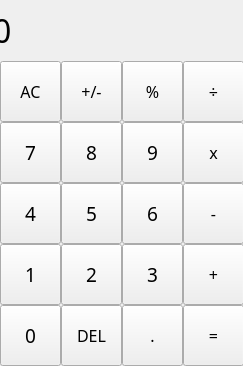
<?xml version="1.0" encoding="UTF-8"?>
<ui version="4.0">
 <class>MainWindow</class>
 <widget class="QMainWindow" name="MainWindow">
  <property name="geometry">
   <rect>
    <x>0</x>
    <y>0</y>
    <width>243</width>
    <height>366</height>
   </rect>
  </property>
  <property name="windowTitle">
   <string>MainWindow</string>
  </property>
  <widget class="QWidget" name="centralWidget">
   <widget class="QLabel" name="show_result">
    <property name="geometry">
     <rect>
      <x>-7</x>
      <y>0</y>
      <width>241</width>
      <height>61</height>
     </rect>
    </property>
    <property name="font">
     <font>
      <family>Nyala</family>
      <pointsize>24</pointsize>
     </font>
    </property>
    <property name="styleSheet">
     <string notr="true">QLabel{
	qproperty-alignment: 'AlignVCenter | AlignRight';
	border-bottom: 1px solid gray;
}

background-color: white;</string>
    </property>
    <property name="text">
     <string>0</string>
    </property>
   </widget>
   <widget class="QPushButton" name="pushButton_clean">
    <property name="geometry">
     <rect>
      <x>0</x>
      <y>61</y>
      <width>61</width>
      <height>61</height>
     </rect>
    </property>
    <property name="font">
     <font>
      <family>Nyala</family>
      <pointsize>12</pointsize>
     </font>
    </property>
    <property name="text">
     <string>AC</string>
    </property>
   </widget>
   <widget class="QPushButton" name="pushButton_change">
    <property name="geometry">
     <rect>
      <x>61</x>
      <y>61</y>
      <width>61</width>
      <height>61</height>
     </rect>
    </property>
    <property name="font">
     <font>
      <family>Nyala</family>
      <pointsize>12</pointsize>
     </font>
    </property>
    <property name="text">
     <string>+/-</string>
    </property>
   </widget>
   <widget class="QPushButton" name="pushButton_percent">
    <property name="geometry">
     <rect>
      <x>122</x>
      <y>61</y>
      <width>61</width>
      <height>61</height>
     </rect>
    </property>
    <property name="font">
     <font>
      <family>Nyala</family>
      <pointsize>12</pointsize>
     </font>
    </property>
    <property name="text">
     <string>%</string>
    </property>
   </widget>
   <widget class="QPushButton" name="pushButton_division">
    <property name="geometry">
     <rect>
      <x>183</x>
      <y>61</y>
      <width>61</width>
      <height>61</height>
     </rect>
    </property>
    <property name="font">
     <font>
      <family>Nyala</family>
      <pointsize>12</pointsize>
      <weight>50</weight>
      <bold>false</bold>
      <strikeout>false</strikeout>
     </font>
    </property>
    <property name="text">
     <string>÷</string>
    </property>
    <property name="checkable">
     <bool>false</bool>
    </property>
   </widget>
   <widget class="QPushButton" name="pushButton_multiple">
    <property name="geometry">
     <rect>
      <x>183</x>
      <y>122</y>
      <width>61</width>
      <height>61</height>
     </rect>
    </property>
    <property name="font">
     <font>
      <family>Nyala</family>
      <pointsize>12</pointsize>
     </font>
    </property>
    <property name="text">
     <string>x</string>
    </property>
   </widget>
   <widget class="QPushButton" name="pushButton_7">
    <property name="geometry">
     <rect>
      <x>0</x>
      <y>122</y>
      <width>61</width>
      <height>61</height>
     </rect>
    </property>
    <property name="palette">
     <palette>
      <active>
       <colorrole role="WindowText">
        <brush brushstyle="SolidPattern">
         <color alpha="255">
          <red>0</red>
          <green>0</green>
          <blue>0</blue>
         </color>
        </brush>
       </colorrole>
       <colorrole role="Dark">
        <brush brushstyle="SolidPattern">
         <color alpha="255">
          <red>225</red>
          <green>225</green>
          <blue>225</blue>
         </color>
        </brush>
       </colorrole>
       <colorrole role="Text">
        <brush brushstyle="SolidPattern">
         <color alpha="255">
          <red>0</red>
          <green>0</green>
          <blue>0</blue>
         </color>
        </brush>
       </colorrole>
       <colorrole role="ButtonText">
        <brush brushstyle="SolidPattern">
         <color alpha="255">
          <red>0</red>
          <green>0</green>
          <blue>0</blue>
         </color>
        </brush>
       </colorrole>
       <colorrole role="PlaceholderText">
        <brush brushstyle="SolidPattern">
         <color alpha="128">
          <red>0</red>
          <green>0</green>
          <blue>0</blue>
         </color>
        </brush>
       </colorrole>
      </active>
      <inactive>
       <colorrole role="WindowText">
        <brush brushstyle="SolidPattern">
         <color alpha="255">
          <red>0</red>
          <green>0</green>
          <blue>0</blue>
         </color>
        </brush>
       </colorrole>
       <colorrole role="Dark">
        <brush brushstyle="SolidPattern">
         <color alpha="255">
          <red>225</red>
          <green>225</green>
          <blue>225</blue>
         </color>
        </brush>
       </colorrole>
       <colorrole role="Text">
        <brush brushstyle="SolidPattern">
         <color alpha="255">
          <red>0</red>
          <green>0</green>
          <blue>0</blue>
         </color>
        </brush>
       </colorrole>
       <colorrole role="ButtonText">
        <brush brushstyle="SolidPattern">
         <color alpha="255">
          <red>0</red>
          <green>0</green>
          <blue>0</blue>
         </color>
        </brush>
       </colorrole>
       <colorrole role="PlaceholderText">
        <brush brushstyle="SolidPattern">
         <color alpha="128">
          <red>0</red>
          <green>0</green>
          <blue>0</blue>
         </color>
        </brush>
       </colorrole>
      </inactive>
      <disabled>
       <colorrole role="WindowText">
        <brush brushstyle="SolidPattern">
         <color alpha="255">
          <red>225</red>
          <green>225</green>
          <blue>225</blue>
         </color>
        </brush>
       </colorrole>
       <colorrole role="Dark">
        <brush brushstyle="SolidPattern">
         <color alpha="255">
          <red>225</red>
          <green>225</green>
          <blue>225</blue>
         </color>
        </brush>
       </colorrole>
       <colorrole role="Text">
        <brush brushstyle="SolidPattern">
         <color alpha="255">
          <red>225</red>
          <green>225</green>
          <blue>225</blue>
         </color>
        </brush>
       </colorrole>
       <colorrole role="ButtonText">
        <brush brushstyle="SolidPattern">
         <color alpha="255">
          <red>225</red>
          <green>225</green>
          <blue>225</blue>
         </color>
        </brush>
       </colorrole>
       <colorrole role="PlaceholderText">
        <brush brushstyle="SolidPattern">
         <color alpha="128">
          <red>0</red>
          <green>0</green>
          <blue>0</blue>
         </color>
        </brush>
       </colorrole>
      </disabled>
     </palette>
    </property>
    <property name="font">
     <font>
      <family>Nyala</family>
      <pointsize>14</pointsize>
      <weight>50</weight>
      <italic>false</italic>
      <bold>false</bold>
     </font>
    </property>
    <property name="text">
     <string>7</string>
    </property>
   </widget>
   <widget class="QPushButton" name="pushButton_9">
    <property name="geometry">
     <rect>
      <x>122</x>
      <y>122</y>
      <width>61</width>
      <height>61</height>
     </rect>
    </property>
    <property name="palette">
     <palette>
      <active>
       <colorrole role="WindowText">
        <brush brushstyle="SolidPattern">
         <color alpha="255">
          <red>0</red>
          <green>0</green>
          <blue>0</blue>
         </color>
        </brush>
       </colorrole>
       <colorrole role="Dark">
        <brush brushstyle="SolidPattern">
         <color alpha="255">
          <red>225</red>
          <green>225</green>
          <blue>225</blue>
         </color>
        </brush>
       </colorrole>
       <colorrole role="Text">
        <brush brushstyle="SolidPattern">
         <color alpha="255">
          <red>0</red>
          <green>0</green>
          <blue>0</blue>
         </color>
        </brush>
       </colorrole>
       <colorrole role="ButtonText">
        <brush brushstyle="SolidPattern">
         <color alpha="255">
          <red>0</red>
          <green>0</green>
          <blue>0</blue>
         </color>
        </brush>
       </colorrole>
       <colorrole role="PlaceholderText">
        <brush brushstyle="SolidPattern">
         <color alpha="128">
          <red>0</red>
          <green>0</green>
          <blue>0</blue>
         </color>
        </brush>
       </colorrole>
      </active>
      <inactive>
       <colorrole role="WindowText">
        <brush brushstyle="SolidPattern">
         <color alpha="255">
          <red>0</red>
          <green>0</green>
          <blue>0</blue>
         </color>
        </brush>
       </colorrole>
       <colorrole role="Dark">
        <brush brushstyle="SolidPattern">
         <color alpha="255">
          <red>225</red>
          <green>225</green>
          <blue>225</blue>
         </color>
        </brush>
       </colorrole>
       <colorrole role="Text">
        <brush brushstyle="SolidPattern">
         <color alpha="255">
          <red>0</red>
          <green>0</green>
          <blue>0</blue>
         </color>
        </brush>
       </colorrole>
       <colorrole role="ButtonText">
        <brush brushstyle="SolidPattern">
         <color alpha="255">
          <red>0</red>
          <green>0</green>
          <blue>0</blue>
         </color>
        </brush>
       </colorrole>
       <colorrole role="PlaceholderText">
        <brush brushstyle="SolidPattern">
         <color alpha="128">
          <red>0</red>
          <green>0</green>
          <blue>0</blue>
         </color>
        </brush>
       </colorrole>
      </inactive>
      <disabled>
       <colorrole role="WindowText">
        <brush brushstyle="SolidPattern">
         <color alpha="255">
          <red>225</red>
          <green>225</green>
          <blue>225</blue>
         </color>
        </brush>
       </colorrole>
       <colorrole role="Dark">
        <brush brushstyle="SolidPattern">
         <color alpha="255">
          <red>225</red>
          <green>225</green>
          <blue>225</blue>
         </color>
        </brush>
       </colorrole>
       <colorrole role="Text">
        <brush brushstyle="SolidPattern">
         <color alpha="255">
          <red>225</red>
          <green>225</green>
          <blue>225</blue>
         </color>
        </brush>
       </colorrole>
       <colorrole role="ButtonText">
        <brush brushstyle="SolidPattern">
         <color alpha="255">
          <red>225</red>
          <green>225</green>
          <blue>225</blue>
         </color>
        </brush>
       </colorrole>
       <colorrole role="PlaceholderText">
        <brush brushstyle="SolidPattern">
         <color alpha="128">
          <red>0</red>
          <green>0</green>
          <blue>0</blue>
         </color>
        </brush>
       </colorrole>
      </disabled>
     </palette>
    </property>
    <property name="font">
     <font>
      <family>Nyala</family>
      <pointsize>14</pointsize>
      <weight>50</weight>
      <italic>false</italic>
      <bold>false</bold>
     </font>
    </property>
    <property name="text">
     <string>9</string>
    </property>
   </widget>
   <widget class="QPushButton" name="pushButton_8">
    <property name="geometry">
     <rect>
      <x>61</x>
      <y>122</y>
      <width>61</width>
      <height>61</height>
     </rect>
    </property>
    <property name="palette">
     <palette>
      <active>
       <colorrole role="WindowText">
        <brush brushstyle="SolidPattern">
         <color alpha="255">
          <red>0</red>
          <green>0</green>
          <blue>0</blue>
         </color>
        </brush>
       </colorrole>
       <colorrole role="Dark">
        <brush brushstyle="SolidPattern">
         <color alpha="255">
          <red>225</red>
          <green>225</green>
          <blue>225</blue>
         </color>
        </brush>
       </colorrole>
       <colorrole role="Text">
        <brush brushstyle="SolidPattern">
         <color alpha="255">
          <red>0</red>
          <green>0</green>
          <blue>0</blue>
         </color>
        </brush>
       </colorrole>
       <colorrole role="ButtonText">
        <brush brushstyle="SolidPattern">
         <color alpha="255">
          <red>0</red>
          <green>0</green>
          <blue>0</blue>
         </color>
        </brush>
       </colorrole>
       <colorrole role="PlaceholderText">
        <brush brushstyle="SolidPattern">
         <color alpha="128">
          <red>0</red>
          <green>0</green>
          <blue>0</blue>
         </color>
        </brush>
       </colorrole>
      </active>
      <inactive>
       <colorrole role="WindowText">
        <brush brushstyle="SolidPattern">
         <color alpha="255">
          <red>0</red>
          <green>0</green>
          <blue>0</blue>
         </color>
        </brush>
       </colorrole>
       <colorrole role="Dark">
        <brush brushstyle="SolidPattern">
         <color alpha="255">
          <red>225</red>
          <green>225</green>
          <blue>225</blue>
         </color>
        </brush>
       </colorrole>
       <colorrole role="Text">
        <brush brushstyle="SolidPattern">
         <color alpha="255">
          <red>0</red>
          <green>0</green>
          <blue>0</blue>
         </color>
        </brush>
       </colorrole>
       <colorrole role="ButtonText">
        <brush brushstyle="SolidPattern">
         <color alpha="255">
          <red>0</red>
          <green>0</green>
          <blue>0</blue>
         </color>
        </brush>
       </colorrole>
       <colorrole role="PlaceholderText">
        <brush brushstyle="SolidPattern">
         <color alpha="128">
          <red>0</red>
          <green>0</green>
          <blue>0</blue>
         </color>
        </brush>
       </colorrole>
      </inactive>
      <disabled>
       <colorrole role="WindowText">
        <brush brushstyle="SolidPattern">
         <color alpha="255">
          <red>225</red>
          <green>225</green>
          <blue>225</blue>
         </color>
        </brush>
       </colorrole>
       <colorrole role="Dark">
        <brush brushstyle="SolidPattern">
         <color alpha="255">
          <red>225</red>
          <green>225</green>
          <blue>225</blue>
         </color>
        </brush>
       </colorrole>
       <colorrole role="Text">
        <brush brushstyle="SolidPattern">
         <color alpha="255">
          <red>225</red>
          <green>225</green>
          <blue>225</blue>
         </color>
        </brush>
       </colorrole>
       <colorrole role="ButtonText">
        <brush brushstyle="SolidPattern">
         <color alpha="255">
          <red>225</red>
          <green>225</green>
          <blue>225</blue>
         </color>
        </brush>
       </colorrole>
       <colorrole role="PlaceholderText">
        <brush brushstyle="SolidPattern">
         <color alpha="128">
          <red>0</red>
          <green>0</green>
          <blue>0</blue>
         </color>
        </brush>
       </colorrole>
      </disabled>
     </palette>
    </property>
    <property name="font">
     <font>
      <family>Nyala</family>
      <pointsize>14</pointsize>
      <weight>50</weight>
      <italic>false</italic>
      <bold>false</bold>
     </font>
    </property>
    <property name="text">
     <string>8</string>
    </property>
   </widget>
   <widget class="QPushButton" name="pushButton_subtraction">
    <property name="geometry">
     <rect>
      <x>183</x>
      <y>183</y>
      <width>61</width>
      <height>61</height>
     </rect>
    </property>
    <property name="font">
     <font>
      <family>Nyala</family>
      <pointsize>12</pointsize>
     </font>
    </property>
    <property name="text">
     <string>-</string>
    </property>
   </widget>
   <widget class="QPushButton" name="pushButton_4">
    <property name="geometry">
     <rect>
      <x>0</x>
      <y>183</y>
      <width>61</width>
      <height>61</height>
     </rect>
    </property>
    <property name="palette">
     <palette>
      <active>
       <colorrole role="WindowText">
        <brush brushstyle="SolidPattern">
         <color alpha="255">
          <red>0</red>
          <green>0</green>
          <blue>0</blue>
         </color>
        </brush>
       </colorrole>
       <colorrole role="Dark">
        <brush brushstyle="SolidPattern">
         <color alpha="255">
          <red>225</red>
          <green>225</green>
          <blue>225</blue>
         </color>
        </brush>
       </colorrole>
       <colorrole role="Text">
        <brush brushstyle="SolidPattern">
         <color alpha="255">
          <red>0</red>
          <green>0</green>
          <blue>0</blue>
         </color>
        </brush>
       </colorrole>
       <colorrole role="ButtonText">
        <brush brushstyle="SolidPattern">
         <color alpha="255">
          <red>0</red>
          <green>0</green>
          <blue>0</blue>
         </color>
        </brush>
       </colorrole>
       <colorrole role="PlaceholderText">
        <brush brushstyle="SolidPattern">
         <color alpha="128">
          <red>0</red>
          <green>0</green>
          <blue>0</blue>
         </color>
        </brush>
       </colorrole>
      </active>
      <inactive>
       <colorrole role="WindowText">
        <brush brushstyle="SolidPattern">
         <color alpha="255">
          <red>0</red>
          <green>0</green>
          <blue>0</blue>
         </color>
        </brush>
       </colorrole>
       <colorrole role="Dark">
        <brush brushstyle="SolidPattern">
         <color alpha="255">
          <red>225</red>
          <green>225</green>
          <blue>225</blue>
         </color>
        </brush>
       </colorrole>
       <colorrole role="Text">
        <brush brushstyle="SolidPattern">
         <color alpha="255">
          <red>0</red>
          <green>0</green>
          <blue>0</blue>
         </color>
        </brush>
       </colorrole>
       <colorrole role="ButtonText">
        <brush brushstyle="SolidPattern">
         <color alpha="255">
          <red>0</red>
          <green>0</green>
          <blue>0</blue>
         </color>
        </brush>
       </colorrole>
       <colorrole role="PlaceholderText">
        <brush brushstyle="SolidPattern">
         <color alpha="128">
          <red>0</red>
          <green>0</green>
          <blue>0</blue>
         </color>
        </brush>
       </colorrole>
      </inactive>
      <disabled>
       <colorrole role="WindowText">
        <brush brushstyle="SolidPattern">
         <color alpha="255">
          <red>225</red>
          <green>225</green>
          <blue>225</blue>
         </color>
        </brush>
       </colorrole>
       <colorrole role="Dark">
        <brush brushstyle="SolidPattern">
         <color alpha="255">
          <red>225</red>
          <green>225</green>
          <blue>225</blue>
         </color>
        </brush>
       </colorrole>
       <colorrole role="Text">
        <brush brushstyle="SolidPattern">
         <color alpha="255">
          <red>225</red>
          <green>225</green>
          <blue>225</blue>
         </color>
        </brush>
       </colorrole>
       <colorrole role="ButtonText">
        <brush brushstyle="SolidPattern">
         <color alpha="255">
          <red>225</red>
          <green>225</green>
          <blue>225</blue>
         </color>
        </brush>
       </colorrole>
       <colorrole role="PlaceholderText">
        <brush brushstyle="SolidPattern">
         <color alpha="128">
          <red>0</red>
          <green>0</green>
          <blue>0</blue>
         </color>
        </brush>
       </colorrole>
      </disabled>
     </palette>
    </property>
    <property name="font">
     <font>
      <family>Nyala</family>
      <pointsize>14</pointsize>
      <weight>50</weight>
      <italic>false</italic>
      <bold>false</bold>
     </font>
    </property>
    <property name="text">
     <string>4</string>
    </property>
   </widget>
   <widget class="QPushButton" name="pushButton_6">
    <property name="geometry">
     <rect>
      <x>122</x>
      <y>183</y>
      <width>61</width>
      <height>61</height>
     </rect>
    </property>
    <property name="palette">
     <palette>
      <active>
       <colorrole role="WindowText">
        <brush brushstyle="SolidPattern">
         <color alpha="255">
          <red>0</red>
          <green>0</green>
          <blue>0</blue>
         </color>
        </brush>
       </colorrole>
       <colorrole role="Dark">
        <brush brushstyle="SolidPattern">
         <color alpha="255">
          <red>225</red>
          <green>225</green>
          <blue>225</blue>
         </color>
        </brush>
       </colorrole>
       <colorrole role="Text">
        <brush brushstyle="SolidPattern">
         <color alpha="255">
          <red>0</red>
          <green>0</green>
          <blue>0</blue>
         </color>
        </brush>
       </colorrole>
       <colorrole role="ButtonText">
        <brush brushstyle="SolidPattern">
         <color alpha="255">
          <red>0</red>
          <green>0</green>
          <blue>0</blue>
         </color>
        </brush>
       </colorrole>
       <colorrole role="PlaceholderText">
        <brush brushstyle="SolidPattern">
         <color alpha="128">
          <red>0</red>
          <green>0</green>
          <blue>0</blue>
         </color>
        </brush>
       </colorrole>
      </active>
      <inactive>
       <colorrole role="WindowText">
        <brush brushstyle="SolidPattern">
         <color alpha="255">
          <red>0</red>
          <green>0</green>
          <blue>0</blue>
         </color>
        </brush>
       </colorrole>
       <colorrole role="Dark">
        <brush brushstyle="SolidPattern">
         <color alpha="255">
          <red>225</red>
          <green>225</green>
          <blue>225</blue>
         </color>
        </brush>
       </colorrole>
       <colorrole role="Text">
        <brush brushstyle="SolidPattern">
         <color alpha="255">
          <red>0</red>
          <green>0</green>
          <blue>0</blue>
         </color>
        </brush>
       </colorrole>
       <colorrole role="ButtonText">
        <brush brushstyle="SolidPattern">
         <color alpha="255">
          <red>0</red>
          <green>0</green>
          <blue>0</blue>
         </color>
        </brush>
       </colorrole>
       <colorrole role="PlaceholderText">
        <brush brushstyle="SolidPattern">
         <color alpha="128">
          <red>0</red>
          <green>0</green>
          <blue>0</blue>
         </color>
        </brush>
       </colorrole>
      </inactive>
      <disabled>
       <colorrole role="WindowText">
        <brush brushstyle="SolidPattern">
         <color alpha="255">
          <red>225</red>
          <green>225</green>
          <blue>225</blue>
         </color>
        </brush>
       </colorrole>
       <colorrole role="Dark">
        <brush brushstyle="SolidPattern">
         <color alpha="255">
          <red>225</red>
          <green>225</green>
          <blue>225</blue>
         </color>
        </brush>
       </colorrole>
       <colorrole role="Text">
        <brush brushstyle="SolidPattern">
         <color alpha="255">
          <red>225</red>
          <green>225</green>
          <blue>225</blue>
         </color>
        </brush>
       </colorrole>
       <colorrole role="ButtonText">
        <brush brushstyle="SolidPattern">
         <color alpha="255">
          <red>225</red>
          <green>225</green>
          <blue>225</blue>
         </color>
        </brush>
       </colorrole>
       <colorrole role="PlaceholderText">
        <brush brushstyle="SolidPattern">
         <color alpha="128">
          <red>0</red>
          <green>0</green>
          <blue>0</blue>
         </color>
        </brush>
       </colorrole>
      </disabled>
     </palette>
    </property>
    <property name="font">
     <font>
      <family>Nyala</family>
      <pointsize>14</pointsize>
      <weight>50</weight>
      <italic>false</italic>
      <bold>false</bold>
     </font>
    </property>
    <property name="text">
     <string>6</string>
    </property>
   </widget>
   <widget class="QPushButton" name="pushButton_5">
    <property name="geometry">
     <rect>
      <x>61</x>
      <y>183</y>
      <width>61</width>
      <height>61</height>
     </rect>
    </property>
    <property name="palette">
     <palette>
      <active>
       <colorrole role="WindowText">
        <brush brushstyle="SolidPattern">
         <color alpha="255">
          <red>0</red>
          <green>0</green>
          <blue>0</blue>
         </color>
        </brush>
       </colorrole>
       <colorrole role="Dark">
        <brush brushstyle="SolidPattern">
         <color alpha="255">
          <red>225</red>
          <green>225</green>
          <blue>225</blue>
         </color>
        </brush>
       </colorrole>
       <colorrole role="Text">
        <brush brushstyle="SolidPattern">
         <color alpha="255">
          <red>0</red>
          <green>0</green>
          <blue>0</blue>
         </color>
        </brush>
       </colorrole>
       <colorrole role="ButtonText">
        <brush brushstyle="SolidPattern">
         <color alpha="255">
          <red>0</red>
          <green>0</green>
          <blue>0</blue>
         </color>
        </brush>
       </colorrole>
       <colorrole role="PlaceholderText">
        <brush brushstyle="SolidPattern">
         <color alpha="128">
          <red>0</red>
          <green>0</green>
          <blue>0</blue>
         </color>
        </brush>
       </colorrole>
      </active>
      <inactive>
       <colorrole role="WindowText">
        <brush brushstyle="SolidPattern">
         <color alpha="255">
          <red>0</red>
          <green>0</green>
          <blue>0</blue>
         </color>
        </brush>
       </colorrole>
       <colorrole role="Dark">
        <brush brushstyle="SolidPattern">
         <color alpha="255">
          <red>225</red>
          <green>225</green>
          <blue>225</blue>
         </color>
        </brush>
       </colorrole>
       <colorrole role="Text">
        <brush brushstyle="SolidPattern">
         <color alpha="255">
          <red>0</red>
          <green>0</green>
          <blue>0</blue>
         </color>
        </brush>
       </colorrole>
       <colorrole role="ButtonText">
        <brush brushstyle="SolidPattern">
         <color alpha="255">
          <red>0</red>
          <green>0</green>
          <blue>0</blue>
         </color>
        </brush>
       </colorrole>
       <colorrole role="PlaceholderText">
        <brush brushstyle="SolidPattern">
         <color alpha="128">
          <red>0</red>
          <green>0</green>
          <blue>0</blue>
         </color>
        </brush>
       </colorrole>
      </inactive>
      <disabled>
       <colorrole role="WindowText">
        <brush brushstyle="SolidPattern">
         <color alpha="255">
          <red>225</red>
          <green>225</green>
          <blue>225</blue>
         </color>
        </brush>
       </colorrole>
       <colorrole role="Dark">
        <brush brushstyle="SolidPattern">
         <color alpha="255">
          <red>225</red>
          <green>225</green>
          <blue>225</blue>
         </color>
        </brush>
       </colorrole>
       <colorrole role="Text">
        <brush brushstyle="SolidPattern">
         <color alpha="255">
          <red>225</red>
          <green>225</green>
          <blue>225</blue>
         </color>
        </brush>
       </colorrole>
       <colorrole role="ButtonText">
        <brush brushstyle="SolidPattern">
         <color alpha="255">
          <red>225</red>
          <green>225</green>
          <blue>225</blue>
         </color>
        </brush>
       </colorrole>
       <colorrole role="PlaceholderText">
        <brush brushstyle="SolidPattern">
         <color alpha="128">
          <red>0</red>
          <green>0</green>
          <blue>0</blue>
         </color>
        </brush>
       </colorrole>
      </disabled>
     </palette>
    </property>
    <property name="font">
     <font>
      <family>Nyala</family>
      <pointsize>14</pointsize>
      <weight>50</weight>
      <italic>false</italic>
      <bold>false</bold>
     </font>
    </property>
    <property name="text">
     <string>5</string>
    </property>
   </widget>
   <widget class="QPushButton" name="pushButton_plus">
    <property name="geometry">
     <rect>
      <x>183</x>
      <y>244</y>
      <width>61</width>
      <height>61</height>
     </rect>
    </property>
    <property name="font">
     <font>
      <family>Nyala</family>
      <pointsize>12</pointsize>
     </font>
    </property>
    <property name="text">
     <string>+</string>
    </property>
   </widget>
   <widget class="QPushButton" name="pushButton_1">
    <property name="geometry">
     <rect>
      <x>0</x>
      <y>244</y>
      <width>61</width>
      <height>61</height>
     </rect>
    </property>
    <property name="palette">
     <palette>
      <active>
       <colorrole role="WindowText">
        <brush brushstyle="SolidPattern">
         <color alpha="255">
          <red>0</red>
          <green>0</green>
          <blue>0</blue>
         </color>
        </brush>
       </colorrole>
       <colorrole role="Dark">
        <brush brushstyle="SolidPattern">
         <color alpha="255">
          <red>225</red>
          <green>225</green>
          <blue>225</blue>
         </color>
        </brush>
       </colorrole>
       <colorrole role="Text">
        <brush brushstyle="SolidPattern">
         <color alpha="255">
          <red>0</red>
          <green>0</green>
          <blue>0</blue>
         </color>
        </brush>
       </colorrole>
       <colorrole role="ButtonText">
        <brush brushstyle="SolidPattern">
         <color alpha="255">
          <red>0</red>
          <green>0</green>
          <blue>0</blue>
         </color>
        </brush>
       </colorrole>
       <colorrole role="PlaceholderText">
        <brush brushstyle="SolidPattern">
         <color alpha="128">
          <red>0</red>
          <green>0</green>
          <blue>0</blue>
         </color>
        </brush>
       </colorrole>
      </active>
      <inactive>
       <colorrole role="WindowText">
        <brush brushstyle="SolidPattern">
         <color alpha="255">
          <red>0</red>
          <green>0</green>
          <blue>0</blue>
         </color>
        </brush>
       </colorrole>
       <colorrole role="Dark">
        <brush brushstyle="SolidPattern">
         <color alpha="255">
          <red>225</red>
          <green>225</green>
          <blue>225</blue>
         </color>
        </brush>
       </colorrole>
       <colorrole role="Text">
        <brush brushstyle="SolidPattern">
         <color alpha="255">
          <red>0</red>
          <green>0</green>
          <blue>0</blue>
         </color>
        </brush>
       </colorrole>
       <colorrole role="ButtonText">
        <brush brushstyle="SolidPattern">
         <color alpha="255">
          <red>0</red>
          <green>0</green>
          <blue>0</blue>
         </color>
        </brush>
       </colorrole>
       <colorrole role="PlaceholderText">
        <brush brushstyle="SolidPattern">
         <color alpha="128">
          <red>0</red>
          <green>0</green>
          <blue>0</blue>
         </color>
        </brush>
       </colorrole>
      </inactive>
      <disabled>
       <colorrole role="WindowText">
        <brush brushstyle="SolidPattern">
         <color alpha="255">
          <red>225</red>
          <green>225</green>
          <blue>225</blue>
         </color>
        </brush>
       </colorrole>
       <colorrole role="Dark">
        <brush brushstyle="SolidPattern">
         <color alpha="255">
          <red>225</red>
          <green>225</green>
          <blue>225</blue>
         </color>
        </brush>
       </colorrole>
       <colorrole role="Text">
        <brush brushstyle="SolidPattern">
         <color alpha="255">
          <red>225</red>
          <green>225</green>
          <blue>225</blue>
         </color>
        </brush>
       </colorrole>
       <colorrole role="ButtonText">
        <brush brushstyle="SolidPattern">
         <color alpha="255">
          <red>225</red>
          <green>225</green>
          <blue>225</blue>
         </color>
        </brush>
       </colorrole>
       <colorrole role="PlaceholderText">
        <brush brushstyle="SolidPattern">
         <color alpha="128">
          <red>0</red>
          <green>0</green>
          <blue>0</blue>
         </color>
        </brush>
       </colorrole>
      </disabled>
     </palette>
    </property>
    <property name="font">
     <font>
      <family>Nyala</family>
      <pointsize>14</pointsize>
      <weight>50</weight>
      <italic>false</italic>
      <bold>false</bold>
     </font>
    </property>
    <property name="text">
     <string>1</string>
    </property>
   </widget>
   <widget class="QPushButton" name="pushButton_3">
    <property name="geometry">
     <rect>
      <x>122</x>
      <y>244</y>
      <width>61</width>
      <height>61</height>
     </rect>
    </property>
    <property name="palette">
     <palette>
      <active>
       <colorrole role="WindowText">
        <brush brushstyle="SolidPattern">
         <color alpha="255">
          <red>0</red>
          <green>0</green>
          <blue>0</blue>
         </color>
        </brush>
       </colorrole>
       <colorrole role="Dark">
        <brush brushstyle="SolidPattern">
         <color alpha="255">
          <red>225</red>
          <green>225</green>
          <blue>225</blue>
         </color>
        </brush>
       </colorrole>
       <colorrole role="Text">
        <brush brushstyle="SolidPattern">
         <color alpha="255">
          <red>0</red>
          <green>0</green>
          <blue>0</blue>
         </color>
        </brush>
       </colorrole>
       <colorrole role="ButtonText">
        <brush brushstyle="SolidPattern">
         <color alpha="255">
          <red>0</red>
          <green>0</green>
          <blue>0</blue>
         </color>
        </brush>
       </colorrole>
       <colorrole role="PlaceholderText">
        <brush brushstyle="SolidPattern">
         <color alpha="128">
          <red>0</red>
          <green>0</green>
          <blue>0</blue>
         </color>
        </brush>
       </colorrole>
      </active>
      <inactive>
       <colorrole role="WindowText">
        <brush brushstyle="SolidPattern">
         <color alpha="255">
          <red>0</red>
          <green>0</green>
          <blue>0</blue>
         </color>
        </brush>
       </colorrole>
       <colorrole role="Dark">
        <brush brushstyle="SolidPattern">
         <color alpha="255">
          <red>225</red>
          <green>225</green>
          <blue>225</blue>
         </color>
        </brush>
       </colorrole>
       <colorrole role="Text">
        <brush brushstyle="SolidPattern">
         <color alpha="255">
          <red>0</red>
          <green>0</green>
          <blue>0</blue>
         </color>
        </brush>
       </colorrole>
       <colorrole role="ButtonText">
        <brush brushstyle="SolidPattern">
         <color alpha="255">
          <red>0</red>
          <green>0</green>
          <blue>0</blue>
         </color>
        </brush>
       </colorrole>
       <colorrole role="PlaceholderText">
        <brush brushstyle="SolidPattern">
         <color alpha="128">
          <red>0</red>
          <green>0</green>
          <blue>0</blue>
         </color>
        </brush>
       </colorrole>
      </inactive>
      <disabled>
       <colorrole role="WindowText">
        <brush brushstyle="SolidPattern">
         <color alpha="255">
          <red>225</red>
          <green>225</green>
          <blue>225</blue>
         </color>
        </brush>
       </colorrole>
       <colorrole role="Dark">
        <brush brushstyle="SolidPattern">
         <color alpha="255">
          <red>225</red>
          <green>225</green>
          <blue>225</blue>
         </color>
        </brush>
       </colorrole>
       <colorrole role="Text">
        <brush brushstyle="SolidPattern">
         <color alpha="255">
          <red>225</red>
          <green>225</green>
          <blue>225</blue>
         </color>
        </brush>
       </colorrole>
       <colorrole role="ButtonText">
        <brush brushstyle="SolidPattern">
         <color alpha="255">
          <red>225</red>
          <green>225</green>
          <blue>225</blue>
         </color>
        </brush>
       </colorrole>
       <colorrole role="PlaceholderText">
        <brush brushstyle="SolidPattern">
         <color alpha="128">
          <red>0</red>
          <green>0</green>
          <blue>0</blue>
         </color>
        </brush>
       </colorrole>
      </disabled>
     </palette>
    </property>
    <property name="font">
     <font>
      <family>Nyala</family>
      <pointsize>14</pointsize>
      <weight>50</weight>
      <italic>false</italic>
      <bold>false</bold>
     </font>
    </property>
    <property name="text">
     <string>3</string>
    </property>
   </widget>
   <widget class="QPushButton" name="pushButton_2">
    <property name="geometry">
     <rect>
      <x>61</x>
      <y>244</y>
      <width>61</width>
      <height>61</height>
     </rect>
    </property>
    <property name="palette">
     <palette>
      <active>
       <colorrole role="WindowText">
        <brush brushstyle="SolidPattern">
         <color alpha="255">
          <red>0</red>
          <green>0</green>
          <blue>0</blue>
         </color>
        </brush>
       </colorrole>
       <colorrole role="Dark">
        <brush brushstyle="SolidPattern">
         <color alpha="255">
          <red>225</red>
          <green>225</green>
          <blue>225</blue>
         </color>
        </brush>
       </colorrole>
       <colorrole role="Text">
        <brush brushstyle="SolidPattern">
         <color alpha="255">
          <red>0</red>
          <green>0</green>
          <blue>0</blue>
         </color>
        </brush>
       </colorrole>
       <colorrole role="ButtonText">
        <brush brushstyle="SolidPattern">
         <color alpha="255">
          <red>0</red>
          <green>0</green>
          <blue>0</blue>
         </color>
        </brush>
       </colorrole>
       <colorrole role="PlaceholderText">
        <brush brushstyle="SolidPattern">
         <color alpha="128">
          <red>0</red>
          <green>0</green>
          <blue>0</blue>
         </color>
        </brush>
       </colorrole>
      </active>
      <inactive>
       <colorrole role="WindowText">
        <brush brushstyle="SolidPattern">
         <color alpha="255">
          <red>0</red>
          <green>0</green>
          <blue>0</blue>
         </color>
        </brush>
       </colorrole>
       <colorrole role="Dark">
        <brush brushstyle="SolidPattern">
         <color alpha="255">
          <red>225</red>
          <green>225</green>
          <blue>225</blue>
         </color>
        </brush>
       </colorrole>
       <colorrole role="Text">
        <brush brushstyle="SolidPattern">
         <color alpha="255">
          <red>0</red>
          <green>0</green>
          <blue>0</blue>
         </color>
        </brush>
       </colorrole>
       <colorrole role="ButtonText">
        <brush brushstyle="SolidPattern">
         <color alpha="255">
          <red>0</red>
          <green>0</green>
          <blue>0</blue>
         </color>
        </brush>
       </colorrole>
       <colorrole role="PlaceholderText">
        <brush brushstyle="SolidPattern">
         <color alpha="128">
          <red>0</red>
          <green>0</green>
          <blue>0</blue>
         </color>
        </brush>
       </colorrole>
      </inactive>
      <disabled>
       <colorrole role="WindowText">
        <brush brushstyle="SolidPattern">
         <color alpha="255">
          <red>225</red>
          <green>225</green>
          <blue>225</blue>
         </color>
        </brush>
       </colorrole>
       <colorrole role="Dark">
        <brush brushstyle="SolidPattern">
         <color alpha="255">
          <red>225</red>
          <green>225</green>
          <blue>225</blue>
         </color>
        </brush>
       </colorrole>
       <colorrole role="Text">
        <brush brushstyle="SolidPattern">
         <color alpha="255">
          <red>225</red>
          <green>225</green>
          <blue>225</blue>
         </color>
        </brush>
       </colorrole>
       <colorrole role="ButtonText">
        <brush brushstyle="SolidPattern">
         <color alpha="255">
          <red>225</red>
          <green>225</green>
          <blue>225</blue>
         </color>
        </brush>
       </colorrole>
       <colorrole role="PlaceholderText">
        <brush brushstyle="SolidPattern">
         <color alpha="128">
          <red>0</red>
          <green>0</green>
          <blue>0</blue>
         </color>
        </brush>
       </colorrole>
      </disabled>
     </palette>
    </property>
    <property name="font">
     <font>
      <family>Nyala</family>
      <pointsize>14</pointsize>
      <weight>50</weight>
      <italic>false</italic>
      <bold>false</bold>
     </font>
    </property>
    <property name="text">
     <string>2</string>
    </property>
   </widget>
   <widget class="QPushButton" name="pushButton_equally">
    <property name="geometry">
     <rect>
      <x>183</x>
      <y>305</y>
      <width>61</width>
      <height>61</height>
     </rect>
    </property>
    <property name="font">
     <font>
      <family>Nyala</family>
      <pointsize>12</pointsize>
     </font>
    </property>
    <property name="text">
     <string>=</string>
    </property>
   </widget>
   <widget class="QPushButton" name="pushButton_0">
    <property name="geometry">
     <rect>
      <x>0</x>
      <y>305</y>
      <width>61</width>
      <height>61</height>
     </rect>
    </property>
    <property name="palette">
     <palette>
      <active>
       <colorrole role="WindowText">
        <brush brushstyle="SolidPattern">
         <color alpha="255">
          <red>0</red>
          <green>0</green>
          <blue>0</blue>
         </color>
        </brush>
       </colorrole>
       <colorrole role="Dark">
        <brush brushstyle="SolidPattern">
         <color alpha="255">
          <red>225</red>
          <green>225</green>
          <blue>225</blue>
         </color>
        </brush>
       </colorrole>
       <colorrole role="Text">
        <brush brushstyle="SolidPattern">
         <color alpha="255">
          <red>0</red>
          <green>0</green>
          <blue>0</blue>
         </color>
        </brush>
       </colorrole>
       <colorrole role="ButtonText">
        <brush brushstyle="SolidPattern">
         <color alpha="255">
          <red>0</red>
          <green>0</green>
          <blue>0</blue>
         </color>
        </brush>
       </colorrole>
       <colorrole role="PlaceholderText">
        <brush brushstyle="SolidPattern">
         <color alpha="128">
          <red>0</red>
          <green>0</green>
          <blue>0</blue>
         </color>
        </brush>
       </colorrole>
      </active>
      <inactive>
       <colorrole role="WindowText">
        <brush brushstyle="SolidPattern">
         <color alpha="255">
          <red>0</red>
          <green>0</green>
          <blue>0</blue>
         </color>
        </brush>
       </colorrole>
       <colorrole role="Dark">
        <brush brushstyle="SolidPattern">
         <color alpha="255">
          <red>225</red>
          <green>225</green>
          <blue>225</blue>
         </color>
        </brush>
       </colorrole>
       <colorrole role="Text">
        <brush brushstyle="SolidPattern">
         <color alpha="255">
          <red>0</red>
          <green>0</green>
          <blue>0</blue>
         </color>
        </brush>
       </colorrole>
       <colorrole role="ButtonText">
        <brush brushstyle="SolidPattern">
         <color alpha="255">
          <red>0</red>
          <green>0</green>
          <blue>0</blue>
         </color>
        </brush>
       </colorrole>
       <colorrole role="PlaceholderText">
        <brush brushstyle="SolidPattern">
         <color alpha="128">
          <red>0</red>
          <green>0</green>
          <blue>0</blue>
         </color>
        </brush>
       </colorrole>
      </inactive>
      <disabled>
       <colorrole role="WindowText">
        <brush brushstyle="SolidPattern">
         <color alpha="255">
          <red>225</red>
          <green>225</green>
          <blue>225</blue>
         </color>
        </brush>
       </colorrole>
       <colorrole role="Dark">
        <brush brushstyle="SolidPattern">
         <color alpha="255">
          <red>225</red>
          <green>225</green>
          <blue>225</blue>
         </color>
        </brush>
       </colorrole>
       <colorrole role="Text">
        <brush brushstyle="SolidPattern">
         <color alpha="255">
          <red>225</red>
          <green>225</green>
          <blue>225</blue>
         </color>
        </brush>
       </colorrole>
       <colorrole role="ButtonText">
        <brush brushstyle="SolidPattern">
         <color alpha="255">
          <red>225</red>
          <green>225</green>
          <blue>225</blue>
         </color>
        </brush>
       </colorrole>
       <colorrole role="PlaceholderText">
        <brush brushstyle="SolidPattern">
         <color alpha="128">
          <red>0</red>
          <green>0</green>
          <blue>0</blue>
         </color>
        </brush>
       </colorrole>
      </disabled>
     </palette>
    </property>
    <property name="font">
     <font>
      <family>Nyala</family>
      <pointsize>14</pointsize>
      <weight>50</weight>
      <italic>false</italic>
      <bold>false</bold>
     </font>
    </property>
    <property name="text">
     <string>0</string>
    </property>
   </widget>
   <widget class="QPushButton" name="pushButton_dot">
    <property name="geometry">
     <rect>
      <x>122</x>
      <y>305</y>
      <width>61</width>
      <height>61</height>
     </rect>
    </property>
    <property name="font">
     <font>
      <family>Nyala</family>
      <pointsize>12</pointsize>
     </font>
    </property>
    <property name="text">
     <string>.</string>
    </property>
   </widget>
   <widget class="QPushButton" name="pushButton_back_space">
    <property name="geometry">
     <rect>
      <x>61</x>
      <y>305</y>
      <width>61</width>
      <height>61</height>
     </rect>
    </property>
    <property name="font">
     <font>
      <family>Nyala</family>
      <pointsize>12</pointsize>
     </font>
    </property>
    <property name="text">
     <string>DEL</string>
    </property>
   </widget>
  </widget>
 </widget>
 <layoutdefault spacing="6" margin="11"/>
 <resources/>
 <connections/>
</ui>
